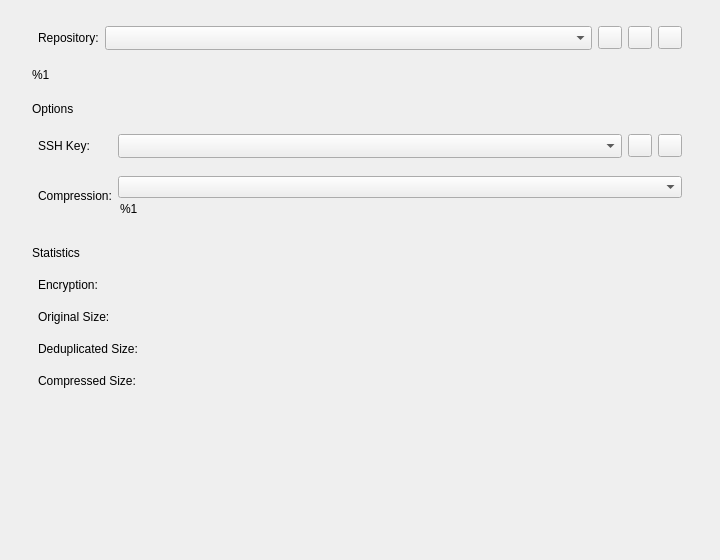
<?xml version="1.0" encoding="UTF-8"?>
<ui version="4.0">
 <class>Form</class>
 <widget class="QWidget" name="Form">
  <property name="geometry">
   <rect>
    <x>0</x>
    <y>0</y>
    <width>720</width>
    <height>560</height>
   </rect>
  </property>
  <property name="windowTitle">
   <string>Form</string>
  </property>
  <layout class="QVBoxLayout" name="verticalLayout">
   <property name="spacing">
    <number>8</number>
   </property>
   <property name="leftMargin">
    <number>24</number>
   </property>
   <property name="topMargin">
    <number>8</number>
   </property>
   <property name="rightMargin">
    <number>24</number>
   </property>
   <property name="bottomMargin">
    <number>24</number>
   </property>
   <item>
    <widget class="QWidget" name="emptyStateSlot">
     <layout class="QVBoxLayout" name="emptyStateLayout">
      <property name="leftMargin">
       <number>0</number>
      </property>
      <property name="topMargin">
       <number>0</number>
      </property>
      <property name="rightMargin">
       <number>0</number>
      </property>
      <property name="bottomMargin">
       <number>0</number>
      </property>
     </layout>
    </widget>
   </item>
   <item>
    <widget class="QWidget" name="repoContent">
     <layout class="QVBoxLayout" name="repoContentLayout">
      <property name="spacing">
       <number>8</number>
      </property>
      <property name="leftMargin">
       <number>0</number>
      </property>
      <property name="topMargin">
       <number>0</number>
      </property>
      <property name="rightMargin">
       <number>0</number>
      </property>
      <property name="bottomMargin">
       <number>0</number>
      </property>
      <item>
       <widget class="FormSection" name="frame_2">
        <layout class="QGridLayout" name="gridLayout">
         <property name="leftMargin">
          <number>14</number>
         </property>
         <property name="topMargin">
          <number>10</number>
         </property>
         <property name="rightMargin">
          <number>14</number>
         </property>
         <property name="bottomMargin">
          <number>10</number>
         </property>
         <property name="horizontalSpacing">
          <number>6</number>
         </property>
         <item row="0" column="0">
          <widget class="QLabel" name="label">
           <property name="text">
            <string>Repository:</string>
           </property>
           <property name="buddy">
            <cstring>repoSelector</cstring>
           </property>
          </widget>
         </item>
         <item row="0" column="1">
          <widget class="QComboBox" name="repoSelector">
           <property name="sizePolicy">
            <sizepolicy hsizetype="Expanding" vsizetype="Fixed">
             <horstretch>1</horstretch>
             <verstretch>0</verstretch>
            </sizepolicy>
           </property>
           <property name="sizeAdjustPolicy">
            <enum>QComboBox::AdjustToMinimumContentsLengthWithIcon</enum>
           </property>
           <property name="minimumContentsLength">
            <number>20</number>
           </property>
          </widget>
         </item>
         <item row="0" column="2">
          <widget class="QToolButton" name="bAddRepo">
           <property name="toolTip">
            <string>Add repository</string>
           </property>
           <property name="popupMode">
            <enum>QToolButton::InstantPopup</enum>
           </property>
          </widget>
         </item>
         <item row="0" column="3">
          <widget class="QToolButton" name="copyURLbutton">
           <property name="toolTip">
            <string>Copy to clipboard</string>
           </property>
          </widget>
         </item>
         <item row="0" column="4">
          <widget class="QToolButton" name="bRepoUtil">
           <property name="toolTip">
            <string>More</string>
           </property>
          </widget>
         </item>
        </layout>
       </widget>
      </item>
      <item>
       <widget class="QLabel" name="borgbaseLinkLabel">
        <property name="text">
         <string notr="true">&lt;html&gt;&lt;head/&gt;&lt;body&gt;&lt;p&gt;%1&lt;/p&gt;&lt;/body&gt;&lt;/html&gt;</string>
        </property>
        <property name="openExternalLinks">
         <bool>true</bool>
        </property>
        <property name="indent">
         <number>8</number>
        </property>
        <property name="textStyle" stdset="0">
         <string>subheadline</string>
        </property>
        <property name="textRole" stdset="0">
         <string>secondary</string>
        </property>
       </widget>
      </item>
      <item>
       <spacer name="spacerOptions">
        <property name="orientation">
         <enum>Qt::Vertical</enum>
        </property>
        <property name="sizeType">
         <enum>QSizePolicy::Fixed</enum>
        </property>
        <property name="sizeHint" stdset="0">
         <size>
          <width>0</width>
          <height>12</height>
         </size>
        </property>
       </spacer>
      </item>
      <item>
       <widget class="QLabel" name="optionsTitle">
        <property name="text">
         <string>Options</string>
        </property>
        <property name="textStyle" stdset="0">
         <string>headline</string>
        </property>
        <property name="indent">
         <number>8</number>
        </property>
       </widget>
      </item>
      <item>
       <widget class="FormSection" name="frameRepoSettings">
        <layout class="QGridLayout" name="gridLayout_settings">
         <property name="leftMargin">
          <number>14</number>
         </property>
         <property name="topMargin">
          <number>10</number>
         </property>
         <property name="rightMargin">
          <number>14</number>
         </property>
         <property name="bottomMargin">
          <number>10</number>
         </property>
         <property name="horizontalSpacing">
          <number>6</number>
         </property>
         <property name="verticalSpacing">
          <number>18</number>
         </property>
         <item row="0" column="0">
          <widget class="QLabel" name="label_6">
           <property name="text">
            <string>SSH Key:</string>
           </property>
           <property name="buddy">
            <cstring>sshComboBox</cstring>
           </property>
          </widget>
         </item>
         <item row="0" column="1">
          <widget class="QComboBox" name="sshComboBox">
           <property name="sizePolicy">
            <sizepolicy hsizetype="Expanding" vsizetype="Fixed">
             <horstretch>1</horstretch>
             <verstretch>0</verstretch>
            </sizepolicy>
           </property>
           <property name="sizeAdjustPolicy">
            <enum>QComboBox::AdjustToMinimumContentsLengthWithIcon</enum>
           </property>
           <property name="minimumContentsLength">
            <number>16</number>
           </property>
          </widget>
         </item>
         <item row="0" column="2">
          <widget class="QToolButton" name="bAddSSHKey">
           <property name="toolTip">
            <string>Create SSH key</string>
           </property>
          </widget>
         </item>
         <item row="0" column="3">
          <widget class="QToolButton" name="sshKeyToClipboardButton">
           <property name="toolTip">
            <string>Copy to clipboard</string>
           </property>
          </widget>
         </item>
         <item row="1" column="0">
          <widget class="QLabel" name="label_7">
           <property name="text">
            <string>Compression:</string>
           </property>
           <property name="buddy">
            <cstring>repoCompression</cstring>
           </property>
          </widget>
         </item>
         <item row="1" column="1" colspan="3">
          <layout class="QVBoxLayout" name="compressionLayout">
           <property name="spacing">
            <number>4</number>
           </property>
           <item>
            <widget class="QComboBox" name="repoCompression">
             <property name="sizePolicy">
              <sizepolicy hsizetype="Expanding" vsizetype="Fixed">
               <horstretch>1</horstretch>
               <verstretch>0</verstretch>
              </sizepolicy>
             </property>
            </widget>
           </item>
           <item>
            <widget class="QLabel" name="compressionHelpLink">
             <property name="text">
              <string notr="true">&lt;html&gt;&lt;head/&gt;&lt;body&gt;&lt;p&gt;%1&lt;/p&gt;&lt;/body&gt;&lt;/html&gt;</string>
             </property>
             <property name="openExternalLinks">
              <bool>true</bool>
             </property>
             <property name="indent">
              <number>2</number>
             </property>
             <property name="textStyle" stdset="0">
              <string>subheadline</string>
             </property>
            </widget>
           </item>
          </layout>
         </item>
        </layout>
       </widget>
      </item>
      <item>
       <spacer name="spacerStats">
        <property name="orientation">
         <enum>Qt::Vertical</enum>
        </property>
        <property name="sizeType">
         <enum>QSizePolicy::Fixed</enum>
        </property>
        <property name="sizeHint" stdset="0">
         <size>
          <width>0</width>
          <height>12</height>
         </size>
        </property>
       </spacer>
      </item>
      <item>
       <widget class="QLabel" name="statsTitle">
        <property name="text">
         <string>Statistics</string>
        </property>
        <property name="textStyle" stdset="0">
         <string>headline</string>
        </property>
        <property name="indent">
         <number>8</number>
        </property>
       </widget>
      </item>
      <item>
       <widget class="FormSection" name="frame">
        <layout class="QGridLayout" name="gridLayout_stats">
         <property name="leftMargin">
          <number>14</number>
         </property>
         <property name="topMargin">
          <number>10</number>
         </property>
         <property name="rightMargin">
          <number>14</number>
         </property>
         <property name="bottomMargin">
          <number>10</number>
         </property>
         <property name="verticalSpacing">
          <number>18</number>
         </property>
         <item row="0" column="0">
          <widget class="QLabel" name="label_10">
           <property name="text">
            <string>Encryption:</string>
           </property>
          </widget>
         </item>
         <item row="0" column="1" alignment="Qt::AlignRight">
          <widget class="QLabel" name="repoEncryption">
           <property name="textRole" stdset="0">
            <string>secondary</string>
           </property>
           <property name="textInteractionFlags">
            <set>Qt::TextSelectableByMouse</set>
           </property>
          </widget>
         </item>
         <item row="1" column="0">
          <widget class="QLabel" name="label_11">
           <property name="text">
            <string>Original Size:</string>
           </property>
          </widget>
         </item>
         <item row="1" column="1" alignment="Qt::AlignRight">
          <widget class="QLabel" name="sizeOriginal">
           <property name="textRole" stdset="0">
            <string>secondary</string>
           </property>
          </widget>
         </item>
         <item row="2" column="0">
          <widget class="QLabel" name="label_13">
           <property name="text">
            <string>Deduplicated Size:</string>
           </property>
          </widget>
         </item>
         <item row="2" column="1" alignment="Qt::AlignRight">
          <widget class="QLabel" name="sizeDeduplicated">
           <property name="textRole" stdset="0">
            <string>secondary</string>
           </property>
          </widget>
         </item>
         <item row="3" column="0">
          <widget class="QLabel" name="label_12">
           <property name="text">
            <string>Compressed Size:</string>
           </property>
          </widget>
         </item>
         <item row="3" column="1" alignment="Qt::AlignRight">
          <widget class="QLabel" name="sizeCompressed">
           <property name="textRole" stdset="0">
            <string>secondary</string>
           </property>
          </widget>
         </item>
        </layout>
       </widget>
      </item>
     </layout>
    </widget>
   </item>
   <item>
    <spacer name="verticalSpacer">
     <property name="orientation">
      <enum>Qt::Vertical</enum>
     </property>
     <property name="sizeHint" stdset="0">
      <size>
       <width>0</width>
       <height>0</height>
      </size>
     </property>
    </spacer>
   </item>
  </layout>
 </widget>
 <customwidgets>
  <customwidget>
   <class>FormSection</class>
   <extends>QFrame</extends>
   <header>vorta.views.partials.form_section</header>
   <container>1</container>
  </customwidget>
 </customwidgets>
 <resources/>
 <connections/>
</ui>
